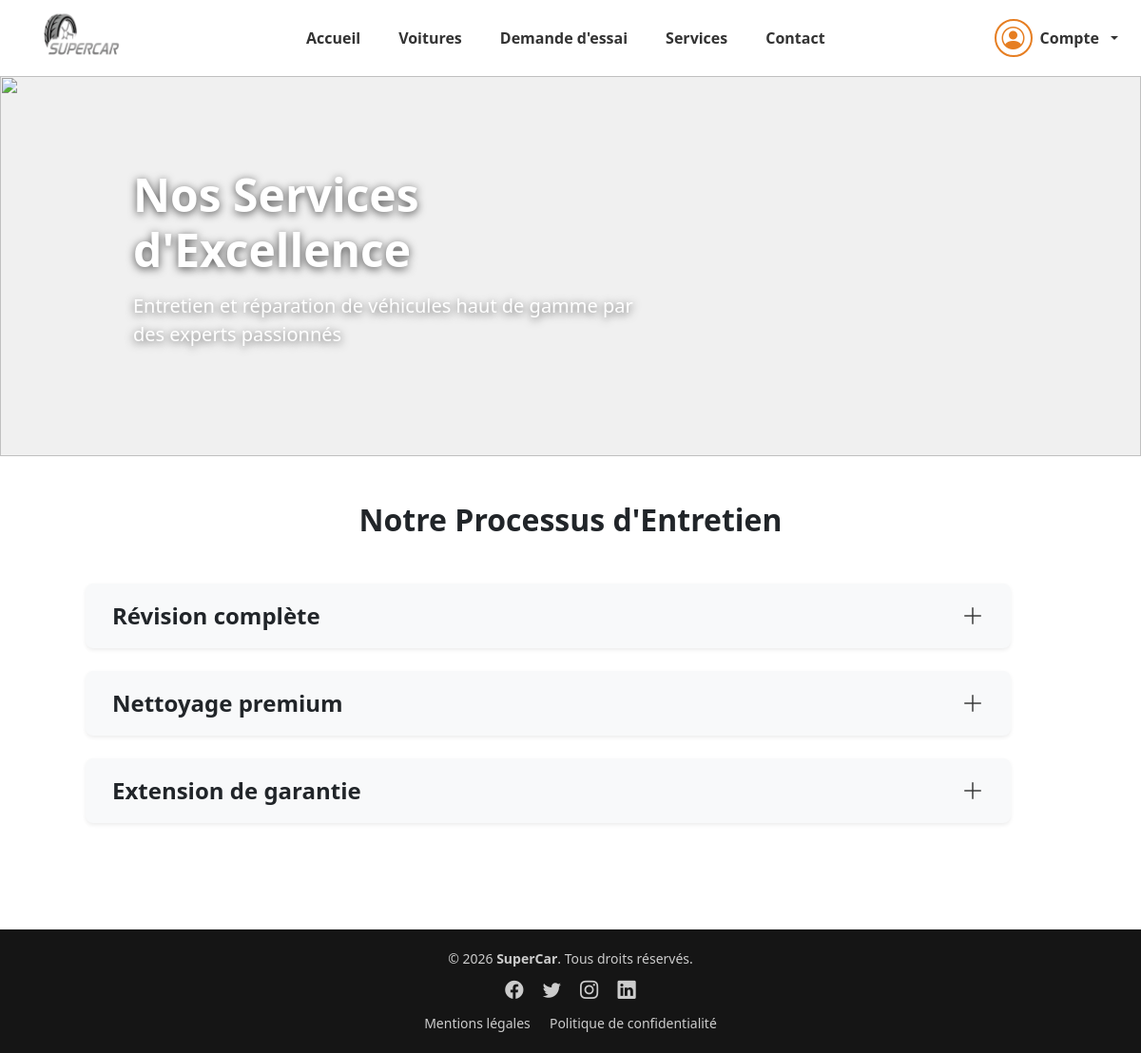
The app's page /SiteWeb/Service.php, older data.
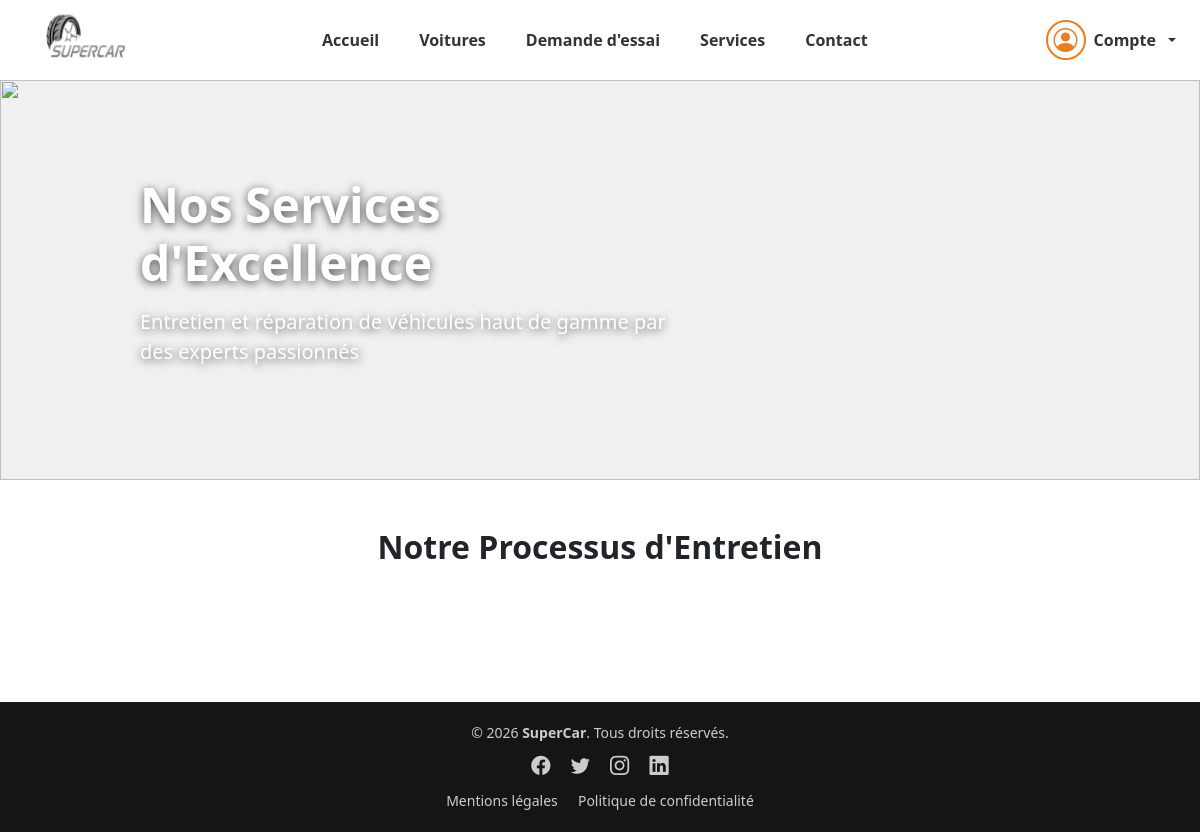
The same page, newer data.
### tables this page shows
CREATE TABLE service(
   id_service INT AUTO_INCREMENT PRIMARY KEY,
   nom_service VARCHAR(60) NOT NULL,
   titre_service VARCHAR(100) NOT NULL,
   description_service TEXT,
   prix_service DECIMAL(15, 2) NOT NULL CHECK (prix_service >= 0),
   image_service VARCHAR(255)
);

### SiteWeb/backend/fonctionService.php (called while the page is built)
<?php
    function get_all_service($conn){
        $service_all = [];
        $requete_all_service = "SELECT nom_service,titre_service,description_service,image_service FROM service";
        $execution = mysqli_query($conn,$requete_all_service);
        while($get = mysqli_fetch_assoc($execution)){
            $service_all[] = $get;
        }
        return $service_all;
    }
?>

### SiteWeb/Service.php (the view, shortened to what this page needs)
<?php
    include('backend/fonctionService.php');
    include("backend/connexion.php");
?>
<!DOCTYPE html>
<html lang="en">
<head>
    <link href="assets/css/bootstrap.min.css" rel="stylesheet">
    <link rel="stylesheet" href="assets/css/bootstrap-icons.css">
    <link rel="stylesheet" href="assets/css/service.css">
    <link rel="stylesheet" href="assets/css/notifications.css">
</head>
<body>
    <header>
    <?php include ('include/header.php'); ?>
    </header>
    <main>
    <div class="hero-img position-relative">
        <img src="assets/images/background/service-back.png" class="img-fluid">
        <div class="hero-text">
            <h1>Nos Services d'Excellence</h1>
            <p>Entretien et réparation de véhicules haut de gamme par des experts passionnés</p>
        </div>
    </div>
    <section class="section-processus py-5">
    <div class="container text-center">
        <h2 class="fw-bold mb-5">Notre Processus d'Entretien</h2>
        <?php
            $get_service = get_all_service($bdd);
            $delay = 0.4;
            foreach($get_service as $service) {
        ?>
        <div class="row">
            <div class="col-md-11 mb-6">
                <div class="process-card mb-4" style="animation-delay: <?php echo $delay; ?>s;">
                    <div class="row align-items-center bg-light p-3 rounded-3 shadow-sm mx-0 ms-5" style="cursor: pointer;" onclick="this.nextElementSibling.classList.toggle('show')">
                        <div class="col-6 text-start">
                            <h4 class="fw-bold mb-0"><?php echo $service['titre_service']; ?></h4>
                        </div>
                        <div class="col-6 text-end">
                            <button class="btn-toggle-plus">
                            <i class="bi bi-plus-lg"></i>
                            </button>
                        </div>
                    </div>
                    </div>
            </div>
        </div>
        <?php
            $delay += 0.2;
            }
        ?>
    </div>
</section>
    </main>
    <footer>
    </footer>
</body>
</html>

Row changes from the older to the newer data that the page shows:
removed service: titre_service "Révision complète"
removed service: titre_service "Nettoyage premium"
removed service: titre_service "Extension de garantie"
